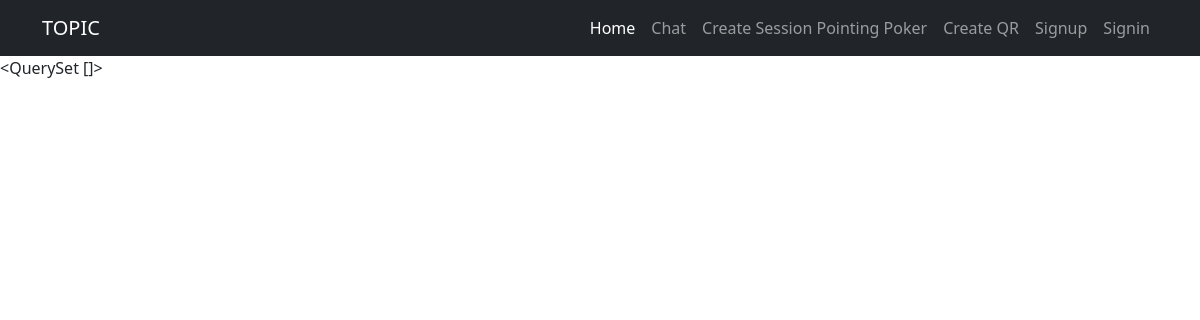
The app's page /pointing/, older data.
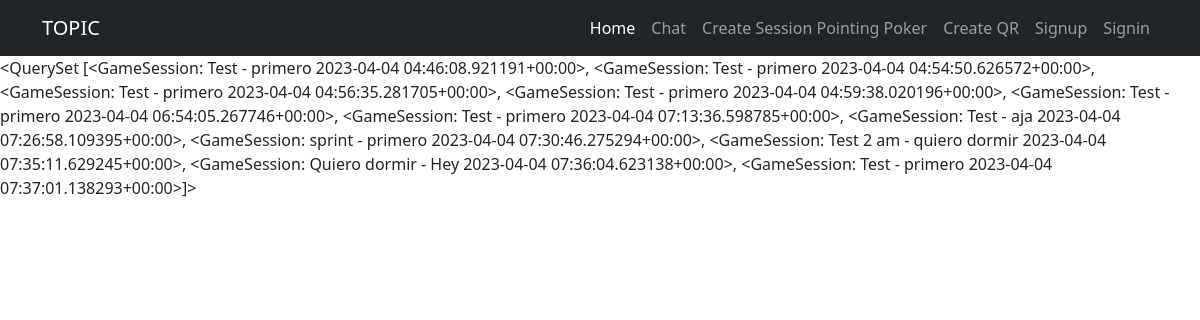
The same page, newer data.
### pointing_poker/models.py (models this page shows)
class GameSession(models.Model):
    name = models.CharField(max_length=200, default='New Game Session')
    description = models.CharField(max_length=200, default='test')
    start_time = models.DateTimeField(auto_now_add=True)
    users = models.ManyToManyField(User)
    def __str__(self):
        return '{} - {} {}'.format(self.name,self.description,self.start_time)

### pointing_poker/views.py (the view)
# urls.py: path('pointing/', pointerviews.game_session_list, name='pointing'),
def game_session_list(request):
    game_sessions = GameSession.objects.all()
    context = {'context':game_sessions}
    return render(request, 'pointing.html', context)

### pointing_poker/templates/pointing.html
{%extends 'base.html'%}
{%block content%}
{{context}}
{%endblock%}

Row changes from the older to the newer data that the page shows:
added GameSession: name+description+start_time "<QuerySet [<GameSession: Test - primero 2023-04-04 04:46:08.921191+00:00>, <GameSession: Test - primero 2023-04-04 04:54:50.626572+00:00>, <GameSession: Test - primero 2023-04-04 04:56:35.281705+00:00>, <GameSession: Test - primero 2023-04-04 04:59:38.020196+00:00>, <GameSession: Test - primero 2023-04-04 06:54:05.267746+00:00>, <GameSession: Test - primero 2023-04-04 07:13:36.598785+00:00>, <GameSession: Test - aja 2023-04-04 07:26:58.109395+00:00>, <GameSession: sprint - primero 2023-04-04 07:30:46.275294+00:00>, <GameSession: Test 2 am - quiero dormir 2023-04-04 07:35:11.629245+00:00>, <GameSession: Quiero dormir - Hey 2023-04-04 07:36:04.623138+00:00>, <GameSession: Test - primero…"
Text that changed along with them:
{{ context }}: "<QuerySet []>" → (not shown)
